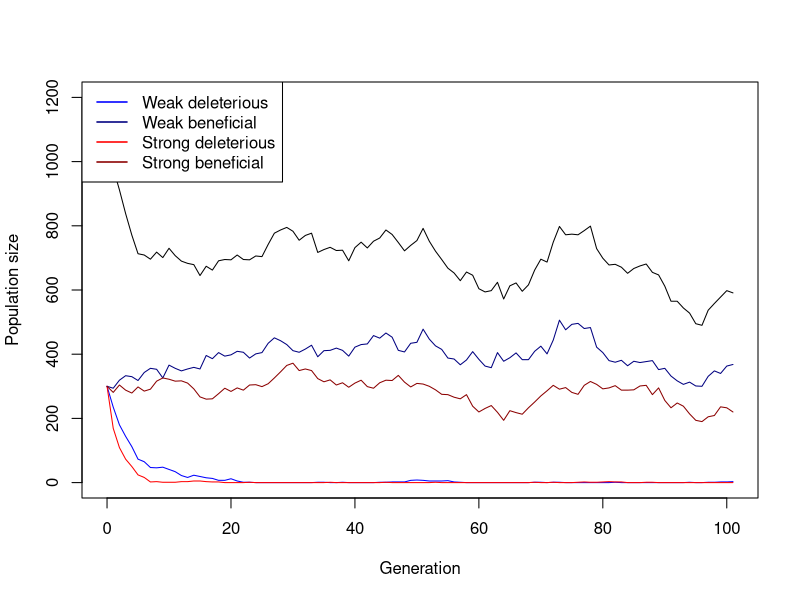
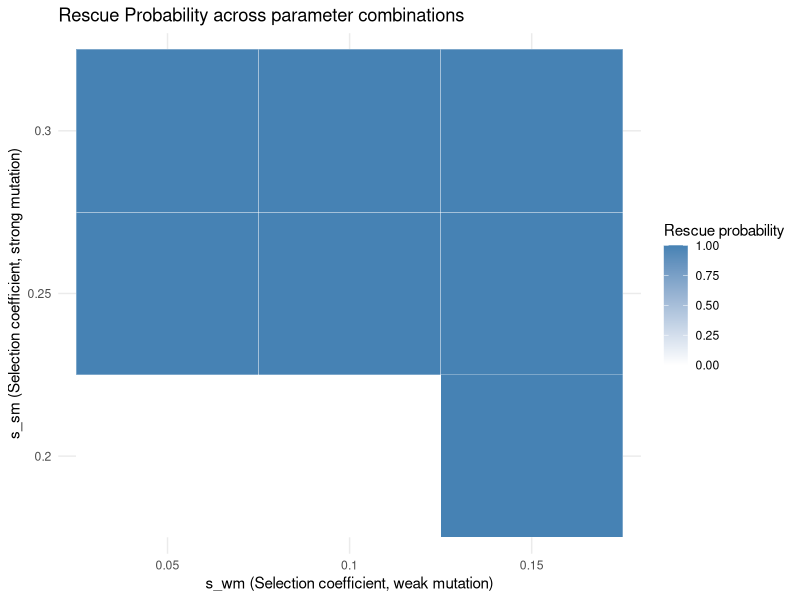
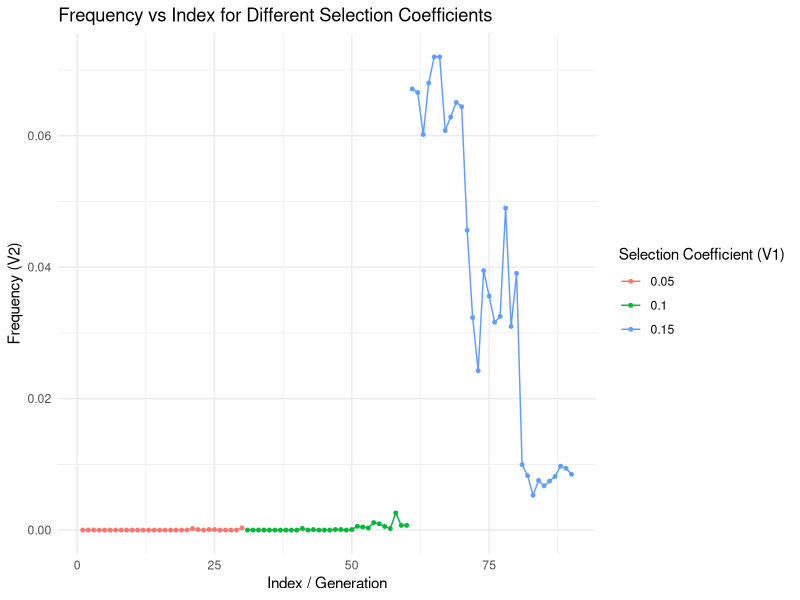
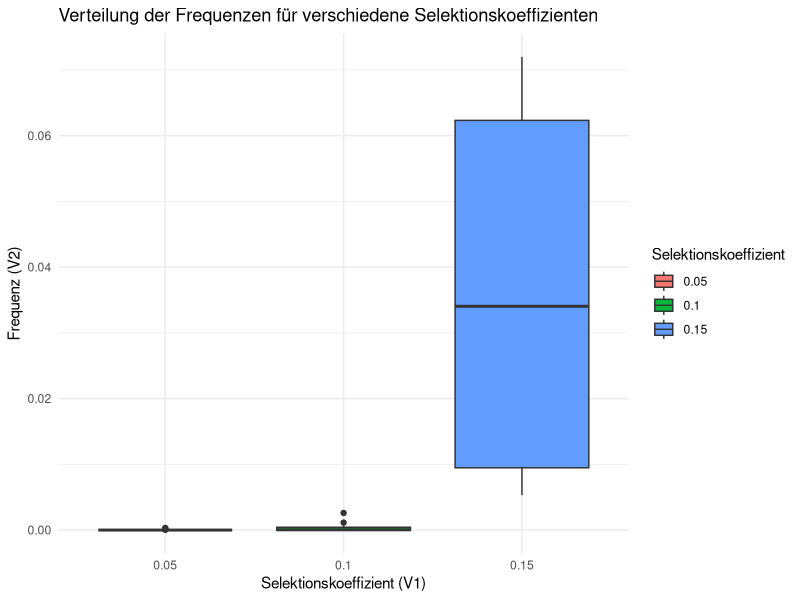
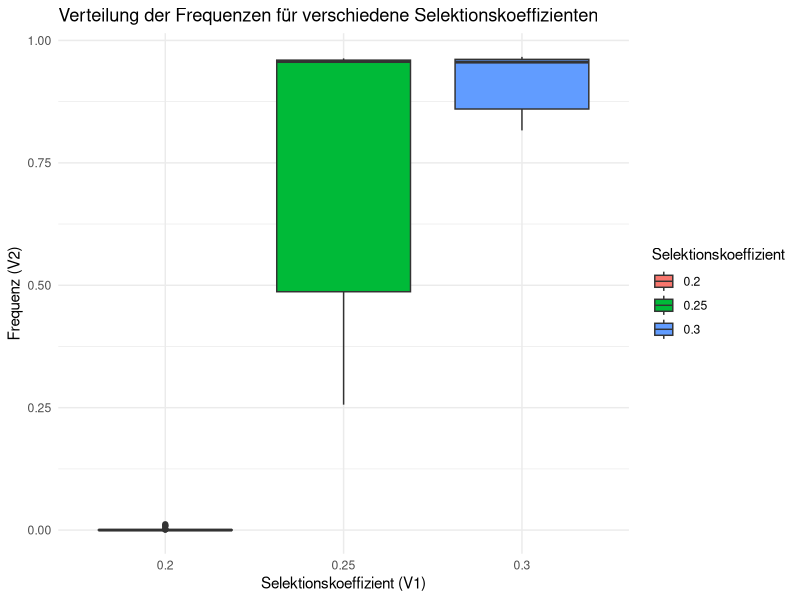
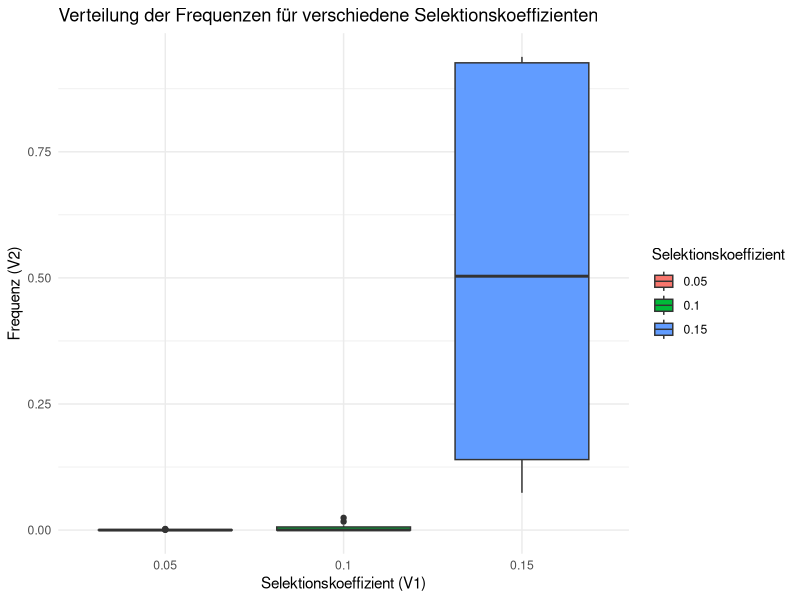
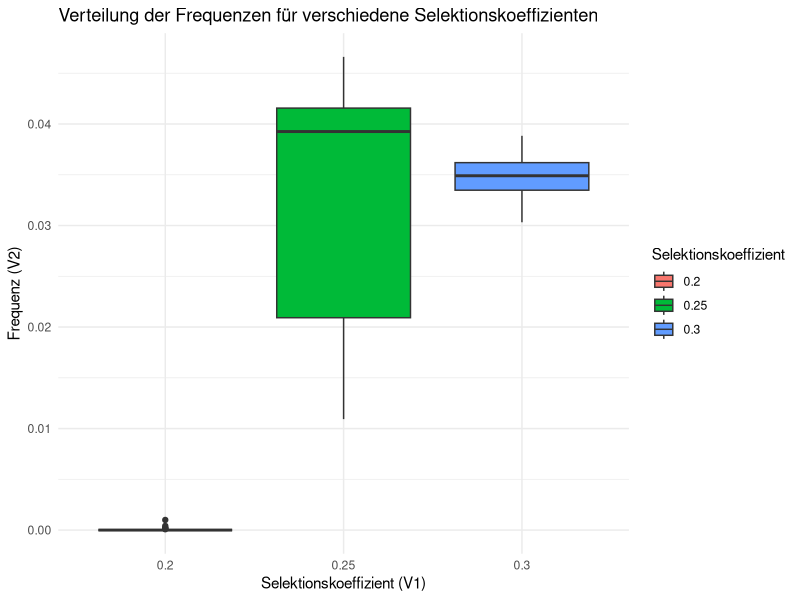
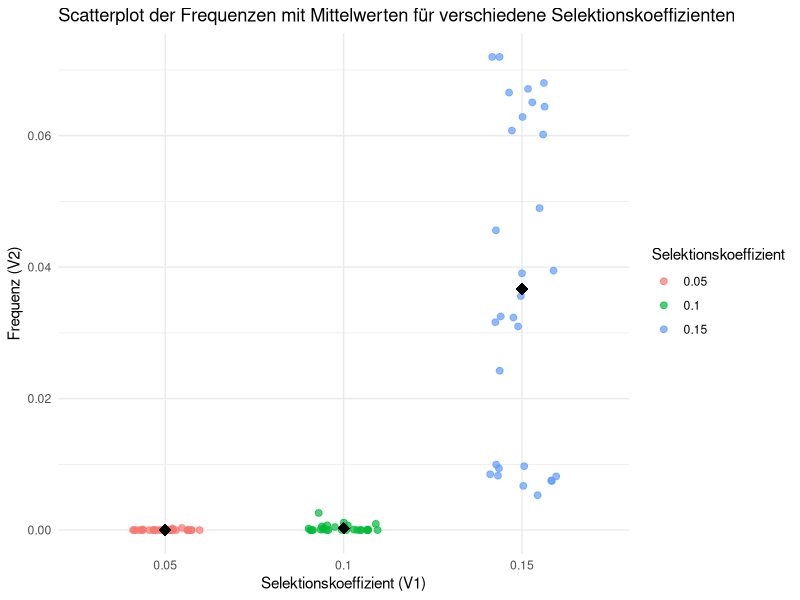

Recreate these plots in R, in order.
## ---- chunk 1
# Function for simulating one Generation in the Population
simulate_one_gen <- function(N_wd, N_wb, N_sd, N_sb, decay_rate_wm, decay_rate_sm, s_wm, s_sm, m_rate_wm, m_rate_sm) {
  
  # draw Offspring according to Poisson Distribution
  offsp_wd <- rpois(1, N_wd * (1-decay_rate_wm-s_wm))
  offsp_wb <- rpois(1, N_wb * (1-decay_rate_wm+s_wm))
  offsp_sd <- rpois(1, N_sd * (1-decay_rate_sm-s_sm))
  offsp_sb <- rpois(1, N_sb * (1-decay_rate_sm+s_sm))
  # draw changing Mutants according to Poisson Distribution
  mut_wd_to_wb <- rpois(1, offsp_wd * m_rate_wm)
  mut_sd_to_sb <- rpois(1, offsp_sd * m_rate_sm)
  mut_wb_to_wd <- rpois(1, offsp_wb * m_rate_wm)
  mut_sb_to_sd <- rpois(1, offsp_sb * m_rate_sm)
  
  # determine new Population Sizes of all four Mutants (2 versions of weak Mutations   and 2   versions of strong Mutations)
  N_wd_new <- max(offsp_wd - mut_wd_to_wb+ mut_wb_to_wd,0)
  N_wb_new <- max(offsp_wb - mut_wb_to_wd+ mut_wd_to_wb,0)
  N_sd_new <- max(offsp_sd - mut_sd_to_sb+ mut_sb_to_sd,0)
  N_sb_new <- max(offsp_sb - mut_sb_to_sd+ mut_sd_to_sb,0)
  
 return(c(N_wd_new, N_wb_new, N_sd_new, N_sb_new))
}
# Test the Function
print(simulate_one_gen(N_wd=50, N_wb=0, N_sd=50, N_sb=0, decay_rate_wm=0, decay_rate_sm=0, s_wm=0, s_sm=0, m_rate_wm=0, m_rate_sm=0))
## ---- chunk 2
# Simulation runs until the 100th Generation
max_gen=100
simulate_pop <- function(init_wd, init_wb,  init_sd, init_sb, decay_rate_wm, decay_rate_sm, s_wm, s_sm, m_rate_wm, m_rate_sm, max_gen) {
  # Create the Vector in which to save the Results
  pop_vector <- c(init_wd,init_wb, init_sd, init_sb)
  # initiate the variables
  pop_new <- c(init_wd, init_wb, init_sd, init_sb)
  
  # run the Simulation until Generation max_gen
  for (i in 1:(max_gen + 1)) {
    # redefine the current Population one Generation later
    pop_new <- simulate_one_gen(pop_new[1],pop_new[2],pop_new[3],pop_new[4], decay_rate_wm, decay_rate_sm, s_wm, s_sm, m_rate_wm, m_rate_sm)
    # add the new Population Sizes to the Output Vector
    pop_vector <- rbind(pop_vector,pop_new)
    # Condition to stop the Simulation before max_gen: either the Population exceeds 1.5         Times the Original Population Size, or it goes extinct
    if ((sum(pop_new) >= 10 * sum(c(init_wd, init_wb, init_sd, init_sb))) || sum(pop_new) == 0)
      break

}
  
  # Define the Row and Column Names of the Output Vector
  rownames(pop_vector) <- (0:max_gen)[1:length(pop_vector[,1])] # Note that the Vector has to be cut if the Simulation stopped early
  colnames(pop_vector) <- c("wd","wb", "sd", "sb")
  # return the Result
  return(pop_vector)	
}


# Test the Function and plot the Result
# set max_gen to a Value to be used througout
max_gen <- 100
# create your Simulation Data
output <- simulate_pop(init_wd=300, init_wb=300,  init_sd=300, init_sb=300, decay_rate_wm=0.1, decay_rate_sm=0.2, s_wm=0.1, s_sm=0.2, m_rate_wm=0.0005, m_rate_sm=0.0005,max_gen)
# show the last few Lines of the Data Table
print(tail(output))
# plot the Output - note that the Plot Range and the x Axis have to be adjusted based on the Length of the Table
# determine x axis Range 
x_range <- 0:(length(output[,1])-1)
# this plots the total Population Size
plot(x_range,output[,1]+output[,2]+output[ ,3]+output[ ,4],type='l',ylim=c(0,max(output[,1]+output[,2]+output[ ,3]+output[ ,4])),xlab =  "Generation",ylab = "Population size")
# add Number of wd Individuals
lines(x_range,output[,1], col="blue")
# add Number of wb Individuals
lines(x_range,output[,2], col="navyblue")
# add Number of sd Individuals
lines(x_range,output[,3], col="red")
# add Number of sb Individuals
lines(x_range,output[,4], col="darkred")
# add Legend
legend("topleft",
       legend=c("Weak deleterious","Weak beneficial","Strong deleterious","Strong beneficial"),
       col=c("blue","navyblue","red","darkred"), lty=1, lwd=1.5)
## ---- chunk 3
# set some Parameters to fixed Values
init_wd <- 300
init_wb <- 300
init_sd <- 300
init_sb <- 300
m_rate_wm <- 0.01
m_rate_sm <- 0.05
decay_rate_wm <- 0.1
decay_rate_sm <- 0.2
s_wm <- 0.2
s_sm <- 0.4
max_gen <- 1000
# determine how often to run the Simulation for each set of Parameters
no_replicates <- 10


# set Parameters to vary
s_values_wm <- c(0.05,0.1,0.15)
s_values_sm <- c(0.2,0.25,0.3)
m_values_wm <- c(0.001,0.01,0.05)
m_values_sm <- c(0.05,0.1,0.15)


# initialize Data Table - where to collect the Results
data_table <- c()
data_table_wd<- c()
data_table_wb<- c()
data_table_sd<- c()
data_table_sb<- c()
# empty list to save rescue results
rescue_results <- data.frame(
  s_wm = numeric(),
  s_sm = numeric(),
  replicate = integer(),
  rescued = integer()
)
# define total runs and rescue count
total_runs<-0
rescue_count<-0
# run the Simulation across all chosen parameters
# loop over mutation rates
#for(mval_wm in m_values_wm){
 # for(mval_sm in m_values_sm){
    # loop over Selection strength
    for(sval_wm in s_values_wm){
      for(sval_sm in s_values_sm){
        # different Way of running many Simulations: make Replicates using "repeat" Function         with a counter i
        # reset Counter
        i<-1
        
        repeat {
          # increase Counter by one
          i<-i+1
          # defining total runs
          total_runs <- total_runs + 1
          # run the Simulation once
          one_run <- simulate_pop(init_wd, init_wb, init_sd, init_sb,
                                  decay_rate_wm, decay_rate_sm,
                                  sval_wm, sval_sm, m_rate_wm=0.02,m_rate_sm=0.02, max_gen)
          
          # determine total Population Sizes
          total_size <- one_run[,1]+one_run[,2]+one_run[,3]+one_run[,4]
          
          
          # determine final Population Size for each Mutant
          N_end_wd <- one_run[nrow(one_run), "wd"]
          N_end_wb <- one_run[nrow(one_run), "wb"]
          N_end_sd <- one_run[nrow(one_run), "sd"]
          N_end_sb <- one_run[nrow(one_run), "sb"]
          
          total_end <- N_end_wd + N_end_wb + N_end_sd + N_end_sb
          # introduce rescue count
          rescued <- ifelse(total_end > 0,1,0)
          rescued_count <- rescue_count + rescued
          # save rescue outcome (rescue or extinction)
          rescue_results <- rbind(rescue_results,
                                  data.frame(s_wm = sval_wm,
                                             s_sm = sval_sm,
                                             replicate = i-1,
                                             rescued = rescued))
          # determine Frequencies of each mutant in the final Population
          freq_wd <- ifelse(total_end > 0, N_end_wd / total_end, 0)
          freq_wb <- ifelse(total_end > 0, N_end_wb / total_end, 0)
          freq_sd <- ifelse(total_end > 0, N_end_sd / total_end, 0)
          freq_sb <- ifelse(total_end > 0, N_end_sb / total_end, 0)
          
          
          
          data_table_wd<- rbind(data_table_wd, c(sval_wm,freq_wd))
          data_table_wb<- rbind(data_table_wb, c(sval_wm, freq_wb))
          data_table_sd<- rbind(data_table_sd,c(sval_sm, freq_sd))
          data_table_sb<-rbind(data_table_sb, c (sval_sm,freq_sb))
          # enter the D into the Table
          data_table <- rbind(data_table,c(m_rate_wm = 0.02,m_rate_sm = 0.02,sval_wm,sval_sm,N_end_wd,        N_end_wb, N_end_sd, N_end_sb,freq_wd, freq_wb, freq_sd,freq_sb)) # note that we add the                varying parameters (mutation rate and selection strength for each version of weak            and strong mutation) to the table too
          # stop the repeated Computation after no_replicates times
          
          
          if(i>no_replicates) break
          
        }
      }
    }
  #}
#}
# Make sure your data is a proper data frame
data_table_wd <- as.data.frame(data_table_wd)

# If the column names are missing or wrong, set them
colnames(data_table_wd) <- c("V1", "V2")

# Add an index column for plotting along x-axis
data_table_wd$Index <- 1:nrow(data_table_wd)
# calculate rescue probability per parametercombination
library(dplyr)

rescue_summary <- rescue_results %>%
  group_by(s_wm, s_sm) %>%
  summarise(rescue_prob = mean(rescued), .groups = "drop")


print(rescue_summary)
library(ggplot2)
# plotting rescue probability with a heatmap
ggplot(rescue_summary, aes(x = factor(s_wm), y = factor(s_sm), fill = rescue_prob)) +
  geom_tile(color = "white") +
  scale_fill_gradient(low = "white", high = "steelblue") +
  labs(
    title = "Rescue Probability across parameter combinations",
    x = "s_wm (Selection coefficient, weak mutation)",
    y = "s_sm (Selection coefficient, strong mutation)",
    fill = "Rescue probability"
  ) +
  theme_minimal()




# Now use ggplot2
library(ggplot2)

ggplot(data_table_wd, aes(x = Index, y = V2, color = factor(V1))) +
  geom_line() +
  geom_point(size = 1) +
  labs(
    x = "Index / Generation",
    y = "Frequency (V2)",
    color = "Selection Coefficient (V1)",
    title = "Frequency vs Index for Different Selection Coefficients"
  ) +
  theme_minimal()

library(ggplot2)

# Sicherstellen, dass es ein Data Frame ist
data_table_wd <- as.data.frame(data_table_wd)
colnames(data_table_wd) <- c("V1", "V2")

# Boxplot erstellen
ggplot(data_table_wd, aes(x = factor(V1), y = V2, fill = factor(V1))) +
  geom_boxplot() +
  labs(
    x = "Selektionskoeffizient (V1)",
    y = "Frequenz (V2)",
    fill = "Selektionskoeffizient",
    title = "Verteilung der Frequenzen für verschiedene Selektionskoeffizienten"
  ) +
  theme_minimal()

library(ggplot2)

# Sicherstellen, dass es ein Data Frame ist
data_table_sb <- as.data.frame(data_table_sb)
colnames(data_table_sb) <- c("V1", "V2")

# Boxplot erstellen
ggplot(data_table_sb, aes(x = factor(V1), y = V2, fill = factor(V1))) +
  geom_boxplot() +
  labs(
    x = "Selektionskoeffizient (V1)",
    y = "Frequenz (V2)",
    fill = "Selektionskoeffizient",
    title = "Verteilung der Frequenzen für verschiedene Selektionskoeffizienten"
  ) +
  theme_minimal()
library(ggplot2)

# Sicherstellen, dass es ein Data Frame ist
data_table_wb <- as.data.frame(data_table_wb)
colnames(data_table_wb) <- c("V1", "V2")

# Boxplot erstellen
ggplot(data_table_wb, aes(x = factor(V1), y = V2, fill = factor(V1))) +
  geom_boxplot() +
  labs(
    x = "Selektionskoeffizient (V1)",
    y = "Frequenz (V2)",
    fill = "Selektionskoeffizient",
    title = "Verteilung der Frequenzen für verschiedene Selektionskoeffizienten"
  ) +
  theme_minimal()
library(ggplot2)

# Sicherstellen, dass es ein Data Frame ist
data_table_sd <- as.data.frame(data_table_sd)
colnames(data_table_sd) <- c("V1", "V2")

# Boxplot erstellen
ggplot(data_table_sd, aes(x = factor(V1), y = V2, fill = factor(V1))) +
  geom_boxplot() +
  labs(
    x = "Selektionskoeffizient (V1)",
    y = "Frequenz (V2)",
    fill = "Selektionskoeffizient",
    title = "Verteilung der Frequenzen für verschiedene Selektionskoeffizienten"
  ) +
  theme_minimal()

library(ggplot2)

# Sicherstellen, dass es ein Data Frame ist
data_table_wd <- as.data.frame(data_table_wd)
colnames(data_table_wd) <- c("V1", "V2")

library(ggplot2)

# Sicherstellen, dass es ein Data Frame ist
data_table_wd <- as.data.frame(data_table_wd)
colnames(data_table_wd) <- c("V1", "V2")

# Scatterplot mit Jitter und Mittelwert
ggplot(data_table_wd, aes(x = factor(V1), y = V2, color = factor(V1))) +
  geom_jitter(width = 0.2, height = 0, size = 2, alpha = 0.7) +
  stat_summary(fun = mean, geom = "point", shape = 18, size = 4, color = "black") +
  labs(
    x = "Selektionskoeffizient (V1)",
    y = "Frequenz (V2)",
    color = "Selektionskoeffizient",
    title = "Scatterplot der Frequenzen mit Mittelwerten für verschiedene Selektionskoeffizienten"
  ) +
  theme_minimal()

data_table_sb <- as.data.frame(data_table_sb)
colnames(data_table_sb) <- c("V1", "V2")

# Scatterplot mit Jitter und Mittelwert
ggplot(data_table_sb, aes(x = factor(V1), y = V2, color = factor(V1))) +
  geom_jitter(width = 0.2, height = 0, size = 2, alpha = 0.7) +
  stat_summary(fun = mean, geom = "point", shape = 18, size = 4, color = "black") +
  labs(
    x = "Selektionskoeffizient (V1)",
    y = "Frequenz (V2)",
    color = "Selektionskoeffizient",
    title = "Scatterplot der Frequenzen mit Mittelwerten für verschiedene Selektionskoeffizienten"
  ) +
  theme_minimal()

# calculating Rescue probability
rescue_prob <- rescue_count / total_runs
# Mean Frequencies of each mutant
mean_freq_wd <- mean(freq_wd)*100
mean_freq_wb <- mean(freq_wb)*100
mean_freq_sd <- mean(freq_sd)*100
mean_freq_sb <- mean(freq_sb)*100

print(paste("Mean frequency of wd =", mean_freq_wd) )
print(paste("Mean frequency of wb =", mean_freq_wb) )
print(paste("Mean frequency of sd =", mean_freq_sd) )
print(paste("Mean frequency of sb =", mean_freq_sb) )
print(paste("The rescue probability is =",rescue_prob))
# define Column Names of Data Table
colnames(data_table) <- c("m_rate_wm","m_rate_sm","s_wm","s_sm","N_end_wd", "N_end_wb", "N_end_sd", "N_end_sb","freq_wd", "freq_wb", "freq_sd","freq_sb")
# show the first and last Lines of the Output
print(head(data_table))
print(tail(data_table))
